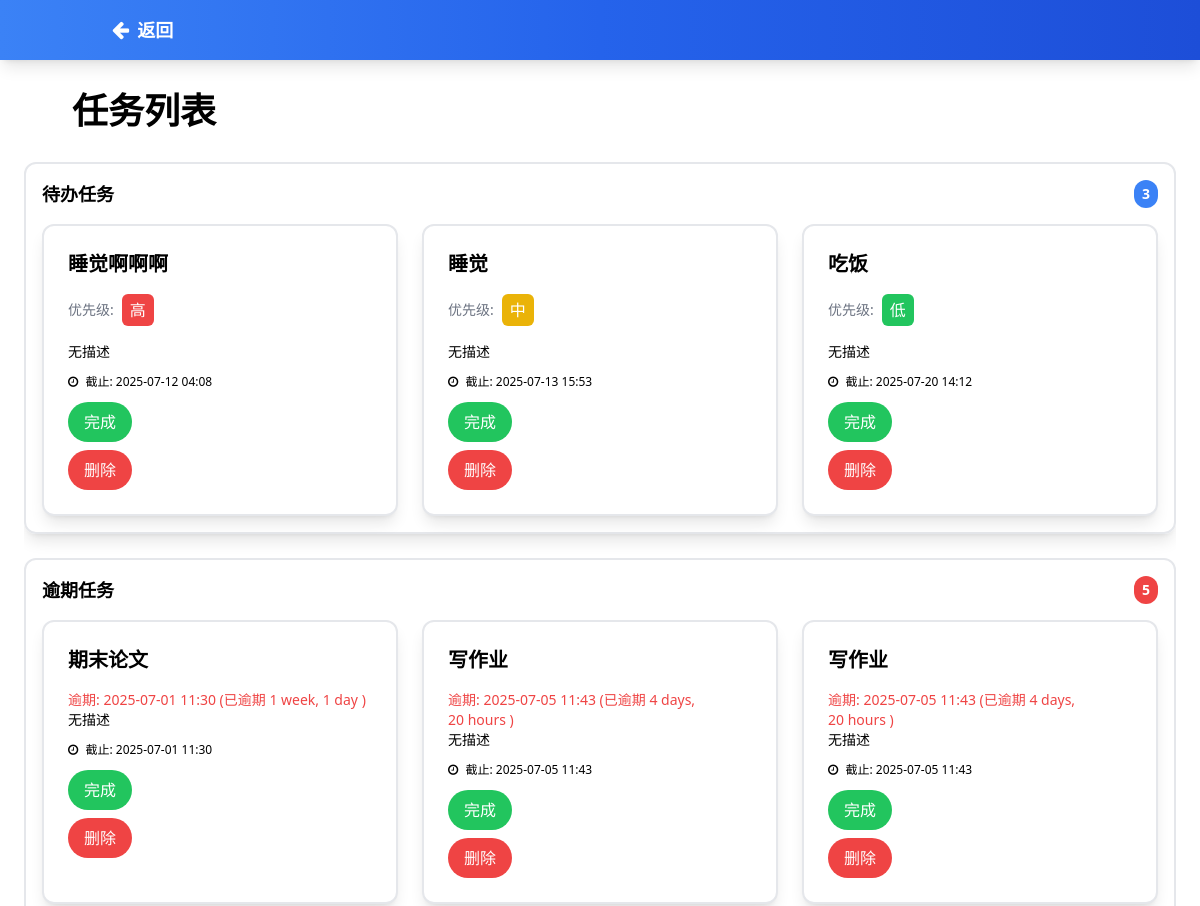
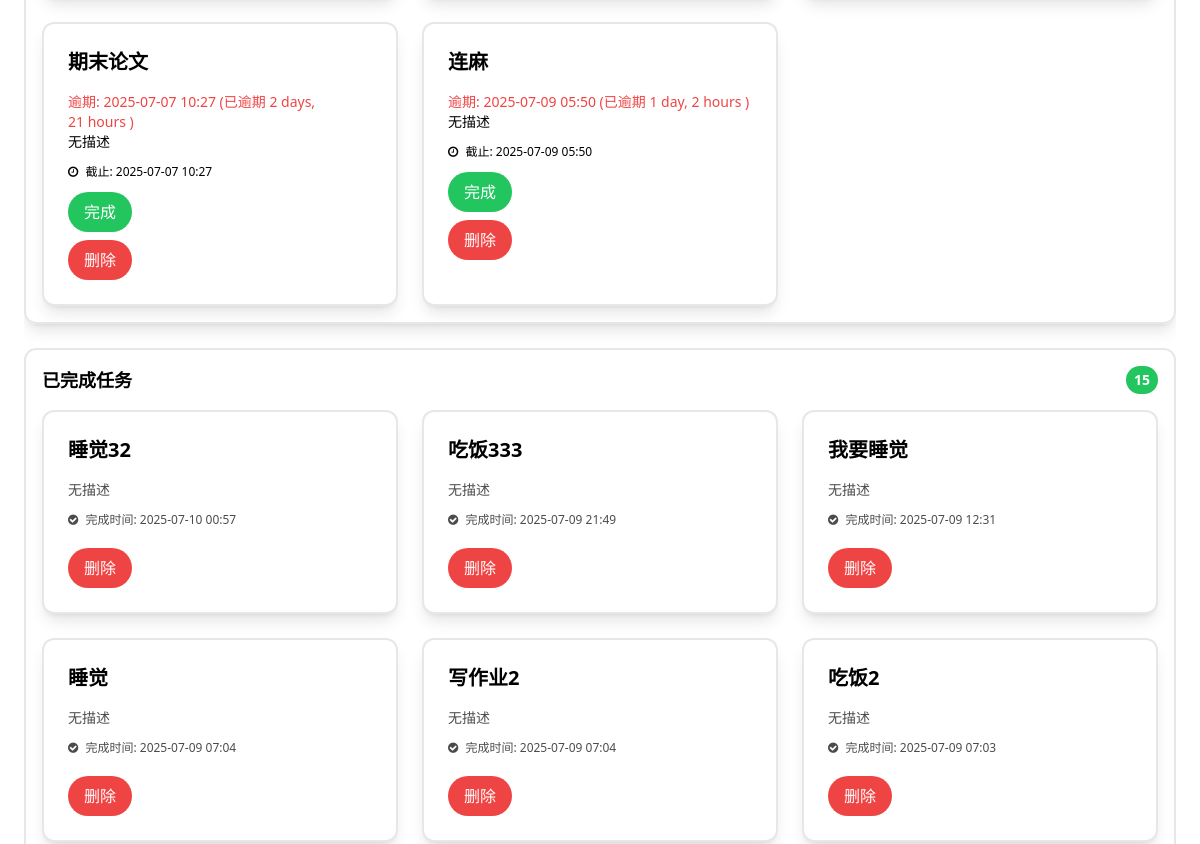
The page /task_detail/ (upper part) on the database as committed earlier (2 pictures, top to bottom).
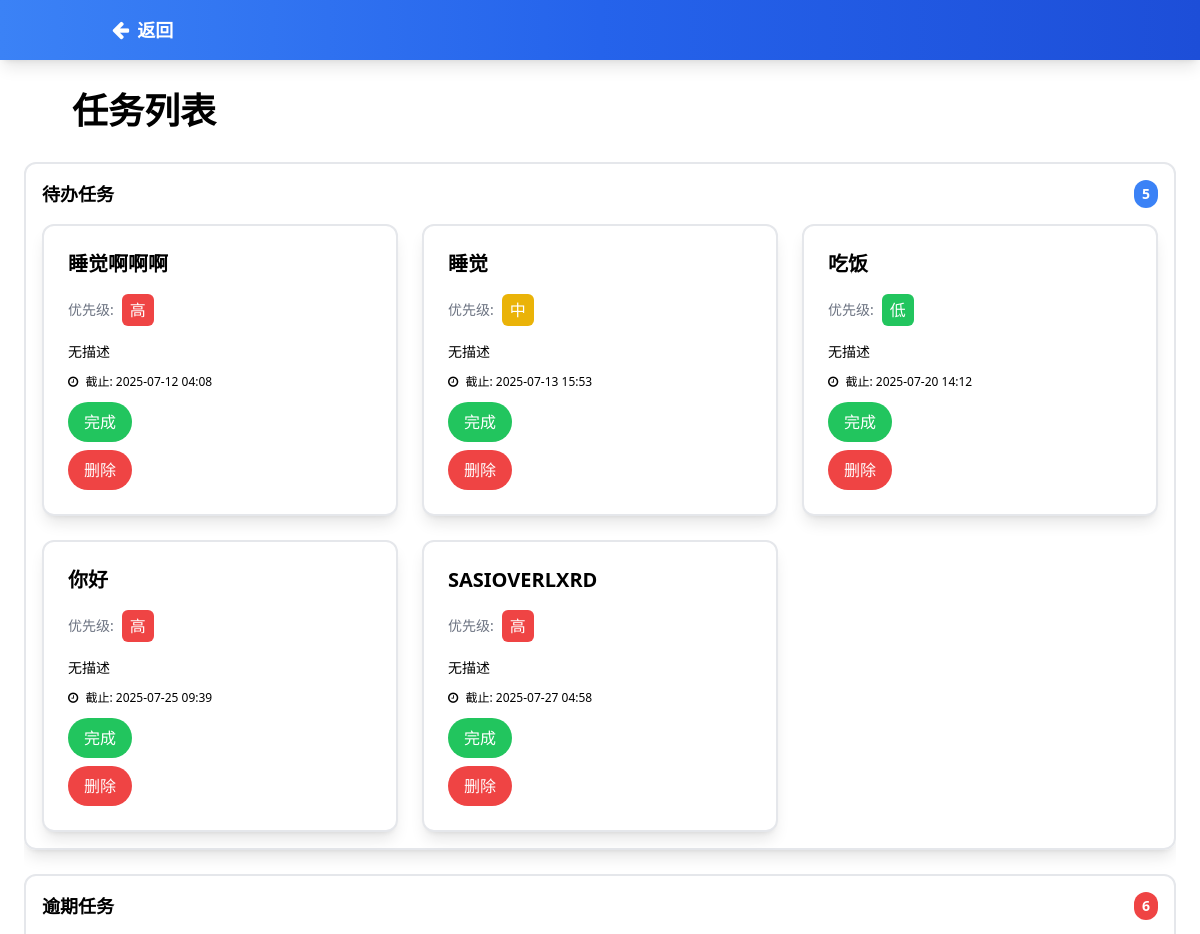
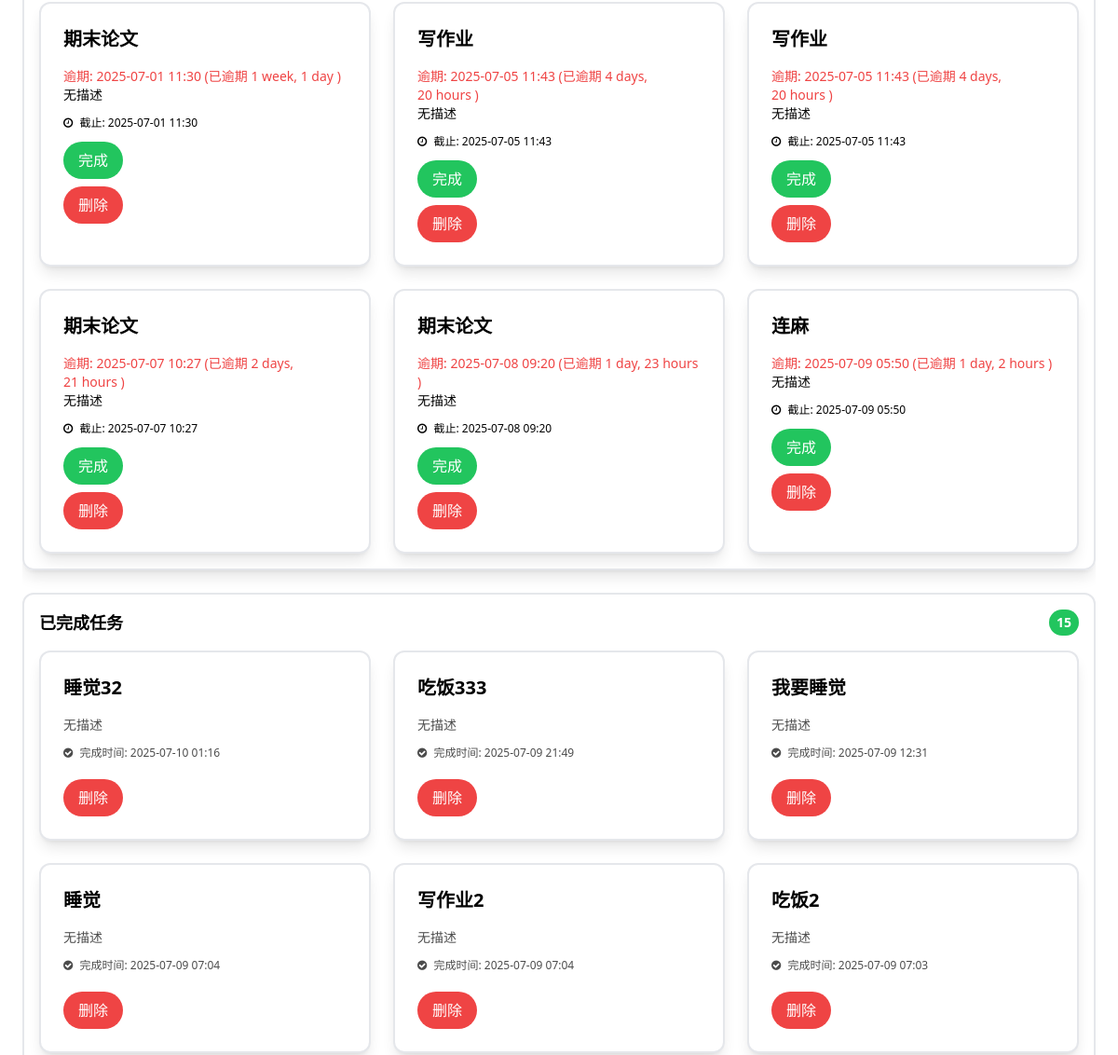
The same page on the database as committed later (2 pictures, top to bottom).
### tasks/models.py (models this page shows, shortened)
class Task(models.Model):
    PRIORITY_CHOICES = [
        (1, '低'),
        (2, '中'),
        (3, '高'),
    ]
    name = models.CharField(max_length=200, verbose_name='任务名称')
    deadline = models.DateTimeField(verbose_name='截止日期')
    priority = models.IntegerField(choices=PRIORITY_CHOICES, default=2, verbose_name='重要级')
    created_at = models.DateTimeField(auto_now_add=True)
    updated_at = models.DateTimeField(auto_now=True)
    is_completed = models.BooleanField(default=False, verbose_name='是否完成')
    completed_at = models.DateTimeField(null=True, blank=True, verbose_name='完成时间')
    class Meta:
        ordering = ['deadline']
        verbose_name = '任务'
        verbose_name_plural = '任务'

### tasks/views.py (the view)
# urls.py: path('task_detail/', views.task_detail, name='task_detail'),
def task_detail(request):
    now = timezone.now()
    pending_tasks = Task.objects.filter(is_completed=False, deadline__gte=now)
    overdue_tasks = Task.objects.filter(is_completed=False, deadline__lt=now).order_by('deadline')
    completed_tasks = Task.objects.filter(is_completed=True).order_by('-completed_at')
    for task in pending_tasks:
        if isinstance(task.deadline, str):
            task.deadline = timezone.make_aware(datetime.strptime(task.deadline, '%Y-%m-%d %H:%M'))
    for task in overdue_tasks:
        if isinstance(task.deadline, str):
            task.deadline = timezone.make_aware(datetime.strptime(task.deadline, '%Y-%m-%d %H:%M'))
    for task in completed_tasks:
        if isinstance(task.deadline, str):
            task.deadline = timezone.make_aware(datetime.strptime(task.deadline, '%Y-%m-%d %H:%M'))
    return render(request, 'task_detail.html', {
        'pending_tasks': pending_tasks,
        'overdue_tasks': overdue_tasks,
        'completed_tasks': completed_tasks,
    })

### tasks/templates/task_detail.html (shortened to what the changed rows need)
{% load static %}
<!DOCTYPE html>
<html lang="zh-CN">
<head>
    <script src="https://cdn.tailwindcss.com"></script>
    <link href="https://cdn.jsdelivr.net/npm/font-awesome@4.7.0/css/font-awesome.min.css" rel="stylesheet">
</head>
<body class="font-inter bg-light-2 text-dark min-h-screen flex flex-col">
    <main class="flex-1 p-6 bg-light-2">
        <div class="max-w-7xl mx-auto">
            <div class="flex items-center mb-6">
                <h2 class="text-[clamp(1.5rem,3vw,2.5rem)] font-bold text-dark">任务列表</h2>
            </div>
            <div class="task-list-container">
                <div class="mb-6 border-2 border-light-2 rounded-xl shadow-lg hover:shadow-2xl transition-shadow p-4">
                    <h3 class="text-lg font-semibold text-dark mb-4 flex justify-between items-center">
                        <span>待办任务</span>
                        <span class="bg-blue-500 text-white px-2 py-1 rounded-full text-sm">{{ pending_tasks|length }}</span>
                    </h3>
                    <div class="grid grid-cols-1 sm:grid-cols-2 lg:grid-cols-3 gap-6">
                        {% for task in pending_tasks %}
                        <div class="bg-white rounded-xl p-6 shadow-lg hover:shadow-xl transition-shadow border-2 border-primary">
                            <h3 class="text-xl font-semibold text-dark mb-4">{{ task.name }}</h3>
                            <div class="flex items-center space-x-2 mb-4">
                                <span class="text-sm text-gray-500">优先级:</span>
                                {% if task.priority == 3 %}
                                    <span class="px-2 py-1 rounded-md text-white bg-red-500">高</span>
                                {% elif task.priority == 2 %}
                                    <span class="px-2 py-1 rounded-md text-white bg-yellow-500">中</span>
                                {% else %}
                                    <span class="px-2 py-1 rounded-md text-white bg-green-500">低</span>
                                {% endif %}
                            </div>
                            <p class="text-sm text-dark-3 mb-3 line-clamp-3">{{ task.description|default:"无描述" }}</p>
                            <div class="text-xs text-dark-3 mb-3">
                                <i class="fa fa-clock-o mr-1"></i> 截止: {{ task.deadline|date:"Y-m-d H:i" }}
                            </div>
                            <form method="POST" action="{% url 'complete_task' task.pk %}">
                                <button type="submit" class="bg-green-500 text-white px-4 py-2 rounded-full">
                                    完成
                                </button>
                            </form>
                            <form method="POST" action="{% url 'delete_task' task.pk %}">
                                <button type="submit" class="bg-red-500 text-white px-4 py-2 rounded-full mt-2">
                                    删除
                                </button>
                            </form>
                        </div>
                        {% empty %}
                        <div class="text-center py-10 text-dark-3">
                            <i class="fa fa-inbox text-3xl mb-2 opacity-50"></i>
                            <p>暂无待办任务</p>
                        </div>
                        {% endfor %}
                    </div>
                </div>
                <div class="mb-6 border-2 border-light-2 rounded-xl shadow-lg hover:shadow-2xl transition-shadow p-4">
                    <h3 class="text-lg font-semibold text-dark mb-4 flex justify-between items-center">
                        <span>逾期任务</span>
                        <span class="bg-red-500 text-white px-2 py-1 rounded-full text-sm">{{ overdue_tasks|length }}</span>
                    </h3>
                    <div class="grid grid-cols-1 sm:grid-cols-2 lg:grid-cols-3 gap-6">
                        {% for task in overdue_tasks %}
                        <div class="bg-white rounded-xl p-6 shadow-lg hover:shadow-xl transition-shadow border-2 border-primary">
                            <h3 class="text-xl font-semibold text-dark mb-4">{{ task.name }}</h3>
                            <div class="text-red-500 text-sm">
                                逾期: {{ task.deadline|date:"Y-m-d H:i" }} (已逾期 {{ task.deadline|timesince }} )
                            </div>
                            <p class="text-sm text-dark-3 mb-3 line-clamp-3">{{ task.description|default:"无描述" }}</p>
                            <div class="text-xs text-dark-3 mb-3">
                                <i class="fa fa-clock-o mr-1"></i> 截止: {{ task.deadline|date:"Y-m-d H:i" }}
                            </div>
                            <form method="POST" action="{% url 'complete_task' task.pk %}">
                                <button type="submit" class="bg-green-500 text-white px-4 py-2 rounded-full">
                                    完成
                                </button>
                            </form>
                            <form method="POST" action="{% url 'delete_task' task.pk %}">
                                <button type="submit" class="bg-red-500 text-white px-4 py-2 rounded-full mt-2">
                                    删除
                                </button>
                            </form>
                        </div>
                        {% empty %}
                        <div class="text-center py-10 text-dark-3">
                            <i class="fa fa-calendar-times-o text-3xl mb-2 opacity-50"></i>
                            <p>暂无逾期任务</p>
                        </div>
                        {% endfor %}
                    </div>
                </div>
                <div class="mb-6 border-2 border-light-2 rounded-xl shadow-lg hover:shadow-2xl transition-shadow p-4">
                    <div class="grid grid-cols-1 sm:grid-cols-2 lg:grid-cols-3 gap-6">
                        {% for task in completed_tasks %}
                        <div class="bg-white rounded-xl p-6 shadow-lg hover:shadow-xl transition-shadow border-2 border-primary">
                            <h3 class="text-xl font-semibold text-dark mb-4">{{ task.name }}</h3>
                            <p class="text-sm text-dark-3 mb-3 line-clamp-3 opacity-70">{{ task.description|default:"无描述" }}</p>
                            <div class="text-xs text-dark-3 mb-3 opacity-70">
                                <i class="fa fa-check-circle mr-1"></i> 完成时间: {{ task.completed_at|date:"Y-m-d H:i" }}
                            </div>
                            <form method="POST" action="{% url 'delete_task' task.pk %}">
                                <button type="submit" class="bg-red-500 text-white px-4 py-2 rounded-full mt-2">
                                    删除
                                </button>
                            </form>
                        </div>
                        {% empty %}
                        <div class="text-center py-10 text-dark-3">
                            <i class="fa fa-check-square-o text-3xl mb-2 opacity-50"></i>
                            <p>暂无已完成任务</p>
                        </div>
                        {% endfor %}
                    </div>
                </div>
            </div>
        </div>
    </main>
</body>
</html>

Rows that differ between the two databases and show on the page:
added Task: name "你好", priority "高", description "无描述", deadline "2025-07-25 09:39", shown under "待办任务5"
added Task: name "SASIOVERLXRD", priority "高", description "无描述", deadline "2025-07-27 04:58", shown under "待办任务5"
added Task: name "期末论文", deadline "2025-07-08 09:20", deadline "1 day, 23 hours", description "无描述", shown under "逾期任务6"
changed Task "睡觉32": completed_at "2025-07-10 00:57" → "2025-07-10 01:16"
Other text that changed with them:
{{ pending_tasks|length }}: "3" → "5"
{{ overdue_tasks|length }}: "5" → "6"
